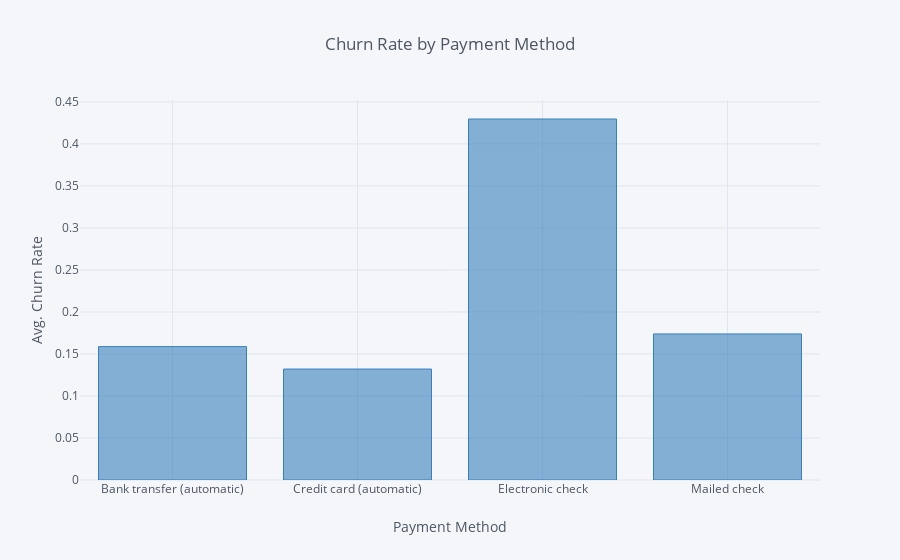

The code cell stored with this chart in its notebook:
### Markdown cell above
Note that we added a text argument to our iplot method that will show us each customer's customerID in addition to the monthly amount they are paying when we hover over the data points.



# Interactive Check Boxes

Interactive check boxes can also help you explore a data set, especially when there are binary fields whose impact you'd like to visualize. The way to do this is to map whether the check box is checked to a corresponding condition for the binary field. Once that is done, you'd just need to filter the data set based on those conditions.

Below is an example that does exactly this. The interact decorator has two True/False arguments which it will render as check boxes - one for Senior and one for PhoneService. Inside our barchart function, we write some conditional statements that will translate those True/False options into conditions that we can use to filter our data. We then apply those filters and group the data by PaymentMethod, calculating the average churn rate for each. Finally, we generate a bar chart that displays the average churn rate for each payment method based on the filters applied via the check boxes.

### Code cell
@interact(Senior=False, PhoneService=True)

def barchart(Senior, PhoneService):
    if Senior==True:
        senior = df['SeniorCitizen']==1
    else:
        senior = df['SeniorCitizen']==0
    
    if PhoneService==True:
        phone = df['PhoneService']=='Yes'
    else:
        phone = df['PhoneService']=='No'
    
    data = df[(senior) & (phone)].groupby('PaymentMethod').agg({'ChurnBinary':'mean'}).reset_index()
    
    data.iplot(kind='bar', x='PaymentMethod', xTitle='Payment Method',
               yTitle='Avg. Churn Rate', color='blue', 
               title='Churn Rate by Payment Method')

### Figure 1 — Plotly figure (JSON) as saved in the notebook; plotly's stock layout.template omitted (floating-point values rounded to 4 significant figures)
{"data": [{"marker": {"color": "rgba(55, 128, 191, 0.6)", "line": {"color": "rgba(55, 128, 191, 1.0)", "width": 1}}, "name": "ChurnBinary", "orientation": "v", "text": "", "type": "bar", "uid": "37d98439-73a7-417c-a2dd-1e2ee47f0b71", "x": ["Bank transfer (automatic)", "Credit card (automatic)", "Electronic check", "Mailed check"], "y": [0.1588, 0.1321, 0.4297, 0.1739]}], "layout": {"legend": {"bgcolor": "#F5F6F9", "font": {"color": "#4D5663"}}, "paper_bgcolor": "#F5F6F9", "plot_bgcolor": "#F5F6F9", "title": {"font": {"color": "#4D5663"}, "text": "Churn Rate by Payment Method"}, "xaxis": {"gridcolor": "#E1E5ED", "showgrid": true, "tickfont": {"color": "#4D5663"}, "title": {"font": {"color": "#4D5663"}, "text": "Payment Method"}, "zerolinecolor": "#E1E5ED"}, "yaxis": {"gridcolor": "#E1E5ED", "showgrid": true, "tickfont": {"color": "#4D5663"}, "title": {"font": {"color": "#4D5663"}, "text": "Avg. Churn Rate"}, "zerolinecolor": "#E1E5ED"}}}
